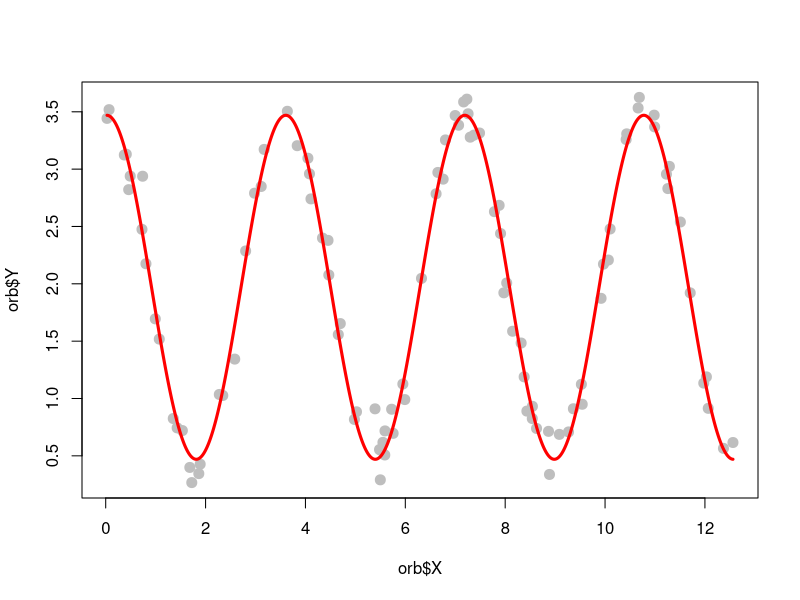

Recreate this plot in R.
orb <- read.table("../dat/orbits.txt",header=TRUE)
#orb$Y <- (orb$Y - mean(orb$Y)) / sd(orb$Y)
#orb$X <- (orb$X - mean(orb$X)) / sd(orb$X)

lf <- function(y,x,a,b,w,d,s2) {
  out <- NULL
  if (s2 > 0) {
    mu <- a+b*cos(w*x+d)
    n <- length(y)
    out <- -n*log(s2)/2 -sum((y-mu)^2)/(2*s2) 
    #out <- -sum((y-mu)^2)/(2*s2) 
  } else {
    out <- -Inf
  }
  out
}

Q <- lf_cost <- function(par) {
  a <- par[1]
  b <- par[2]
  w <- par[3]
  d <- par[4]
  s2 <- par[5]
  -lf(orb$Y,orb$X,a,b,w,d,s2)
}

mle <- optim(c(2,-1.3,1.8,-10,.04),fn=lf_cost,hessian=TRUE) #1.97,-1.29, 1.79, -9.69, 8.05
mle$par

rf <- function(par,x=orb$X) {
  n <- length(x)
  a <- par[1]
  b <- par[2]
  w <- par[3]
  d <- par[4]
  s2 <- par[5]

  mu <- a+b*cos(w*x+d)
  #rnorm(n,mu,s2)
  mu
}

#source("sgd.R"); sgd_mle <- sgd(orb$X,orb$Y,100,.1,init=mle$par); rbind(sgd_mle,mle$par)

xx <- seq(range(orb$X)[1],range(orb$X)[2],len=1000)
plot(orb$X,orb$Y,pch=20,type="p",col="grey",cex=2)
lines(xx,rf(mle$par,xx),pch=20,col="red",lwd=3)
#lines(xx,rf(sgd_mle,xx),pch=20,col="blue")


